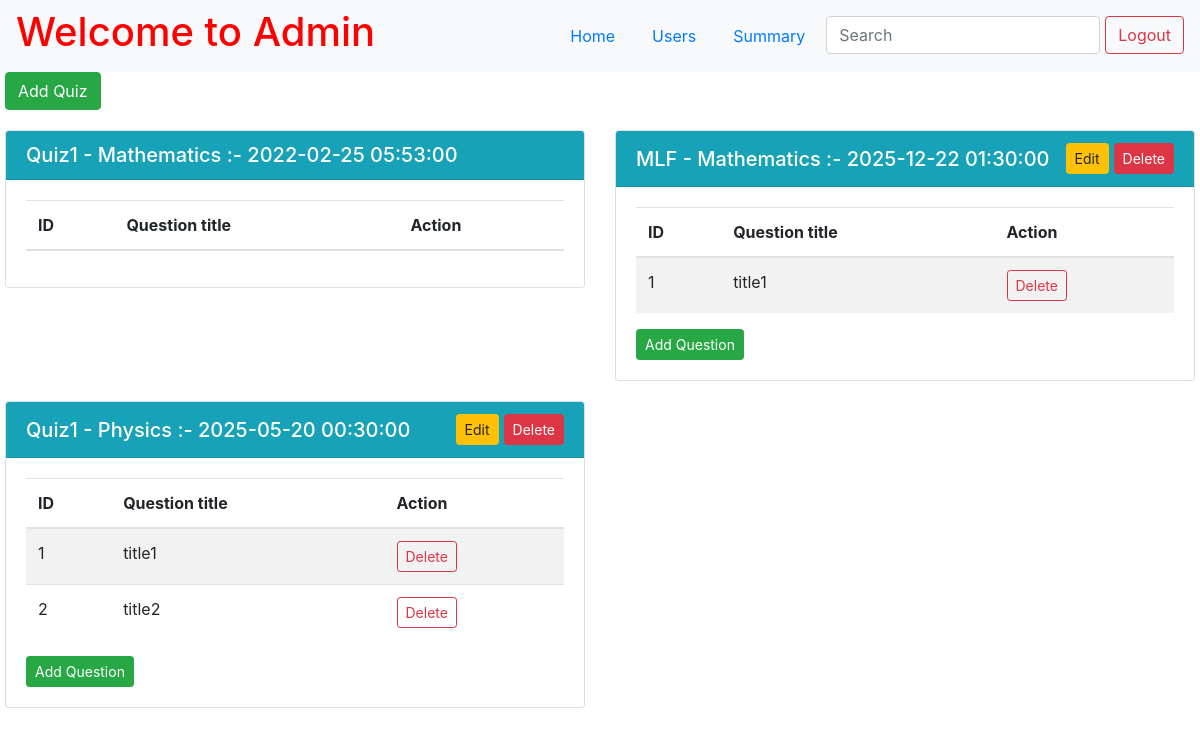
Screenshot of /admin/quiz (signed in) with the database file from the repository.
### app.py (models this page shows)
class Quiz(db.Model):
    id = db.Column(db.Integer, primary_key=True)
    subject_id = db.Column(db.Integer, db.ForeignKey("subject.id"), nullable=False)
    name = db.Column(db.String(), nullable=False)
    quiz_date = db.Column(db.Date, nullable=False)
    time_duration = db.Column(db.Time, nullable=False)
    question = db.relationship('Quizwisequestion', backref="quiz")
    score = db.relationship('Score', backref="quiz")

class Subject(db.Model):
    id = db.Column(db.Integer, primary_key=True)
    name = db.Column(db.String(255), nullable=False)
    description = db.Column(db.String())
    chapter = db.relationship('Chapter', backref='subject')
    quiz = db.relationship('Quiz', backref="subject")

class Question(db.Model):
    id = db.Column(db.Integer, primary_key=True)
    chapter_id = db.Column(db.Integer, db.ForeignKey("chapter.id"), nullable=False)
    title = db.Column(db.String(255), nullable=False)
    statement = db.Column(db.String(), nullable=False, unique=True)
    option1 = db.Column(db.String(), nullable=False)
    option2 = db.Column(db.String(), nullable=False)
    option3 = db.Column(db.String(), nullable=False)
    option4 = db.Column(db.String(), nullable=False)
    correct_option = db.Column(db.Integer, nullable=False)
    quiz = db.relationship('Quizwisequestion', backref="question")

### app.py (the view)
@app.route("/admin/quiz")
def admin_quiz():
    if 'username' in session:
        admin = Admin.query.filter_by(username=session["username"]).first()
        if not admin:
            flash("Invalid Credentials!", "error")
            return redirect(url_for("index"))
    else:
        return redirect(url_for("index"))
    subjects = Subject.query.all()
    subject_data = []
    for subject in subjects:
        quizzes = [
            {
                "id": quiz.id,
                "name": quiz.name,
                "quiz_date": quiz.quiz_date,
                "time_duration": quiz.time_duration,
                "quizwisequestions": db.session.query(Question).join(Quizwisequestion).filter(Question.id == Quizwisequestion.question_id).filter_by(quiz_id=quiz.id).all(),
                "subjectwisequestions": db.session.query(Question.statement, Question.id).join(Chapter).join(Subject).filter(Question.chapter_id == Chapter.id).filter(Subject.id == Chapter.subject_id).filter(Subject.id == subject.id).all()
            }
            for quiz in Quiz.query.filter_by(subject_id=subject.id).all()
        ]
        subject_data.append({
            "id": subject.id,
            "name": subject.name,
            "description": subject.description,
            "quizzes": quizzes
        })
    return render_template("admin_quiz.html", subjects=subject_data, current_time=datetime.now().date())

### app.py (called while the page is built)
@app.after_request
def add_header(response):
    response.headers['Cache-Control'] = 'no-store, no-cache, must-revalidate, post-check=0, pre-check=0, max-age=0'
    response.headers['Pragma'] = 'no-cache'
    response.headers['Expires'] = '-1'
    return response

### templates/admin_quiz.html (shortened to what this page needs)
{% extends 'base.html' %}
{% block content %}
<div class="page-wrapper">
    <nav class="navbar navbar-expand-lg navbar-light bg-light">
        <a href="/admin/dashboard" style="text-decoration: none; color: red;">
            <h1>Welcome to Admin</h1>
        </a>
        <ul class="nav ml-auto">
            <li class="nav-item">
                <a class="nav-link" href="/admin/dashboard">Home</a>
            </li>
            <li class="nav-item">
                <a class="nav-link" href="/admin/users">Users</a>
            </li>
            <li class="nav-item">
                <a class="nav-link" href="/admin/summary">Summary</a>
            </li>
            <li class="nav-item">
                <input class="form-control" type="search" placeholder="Search" aria-label="Search" name="q"
                    hx-get="{{url_for('admin_search', type='quiz')}}" hx-trigger="keyup changed delay:500ms" hx-target="#search-results">
            </li>
            <li>
                <form action="/logout" class="d-inline">
                    <button type="submit" class="btn btn-outline-danger">Logout</button>
                </form>
            </li>
        </ul>
    </nav>
    <div class="container-custom">
        <div>
            <button type="button" id="add-quiz" class="btn btn-success" data-toggle="modal" data-target="#addQuiz">
                Add Quiz
            </button>
        </div>
        <div id="search-results">
            {% if not search %}
            {% include 'quiz.html' %}
            {% endif %}
        </div>
    </div>
</div>
{% endblock %}

### templates/quiz.html (shortened to what this page needs)
<div class="quiz-container row">
    {% for subject in subjects %}
    {% for quiz in subject.quizzes %}
    <div class="col-md-6 quiz-card">
        <div class="card">
            <div class="card-header bg-info text-white d-flex align-items-center justify-content-between">
                <h5 class="card-title m-0">{{ quiz.name }} - {{ subject.name }} :- {{ quiz.quiz_date }} {{
                    quiz.time_duration }}</h5>
                <div class="d-flex align-items-center">
                    {% if quiz.quiz_date>current_time %}
                    <button type="button" class="btn btn-warning btn-sm edit_button" data-toggle="modal"
                        data-target="#editQuiz{{ quiz.id }}">
                        Edit
                    </button>
                    <form action="/quiz/delete/{{ quiz.id }}" method="post"
                        onsubmit="return confirm('Are you sure you want to delete this quiz?');" class="mb-0">
                        <button class="btn btn-danger btn-sm" type="submit">Delete</button>
                    </form>
                    {% endif %}
                </div>
            </div>
            <div class="card-body d-flex flex-column">
                <table class="table table-striped mb-0">
                    <thead>
                        <tr>
                            <th>ID</th>
                            <th>Question title</th>
                            <th>Action</th>
                        </tr>
                    </thead>
                    <tbody>
                        {% for question in quiz.quizwisequestions %}
                        <tr>
                            <td>{{ loop.index }}</td>
                            <td>{{ question.title }}</td>
                            <td>
                                <div class="d-flex align-items-center">
                                    <form action="/quiz/question/delete/{{ quiz.id }}" method="post"
                                        class="mb-0">
                                        <button class="btn btn-outline-danger btn-sm"
                                            type="submit">Delete</button>
                                    </form>
                                </div>
                            </td>
                        </tr>
                        {% endfor %}
                    </tbody>
                </table>
                <div class="text-end mt-3">
                    {% if quiz.quiz_date>current_time %}
                    <button type="button" class="btn btn-success btn-sm" data-toggle="modal"
                        data-target="#appendQuestion{{ subject.id }}{{ quiz.id }}">
                        Add Question
                    </button>
                    {% endif %}
                </div>
            </div>
        </div>
    </div>
    {% endfor %}
    {% endfor %}
</div>

### templates/admin_quiz.html (style rules this page uses)
.container-custom { max-width: 1200px; padding-left: 5px; padding-right: 5px; margin: 0 auto; }
.quiz-container { margin-top: 20px; }
.quiz-card { margin-bottom: 20px; }
.edit_button { margin-right: 5px; }
.nav-item { margin-right: 5px; }

### rows the page displays
Subject: name "Mathematics"
Quiz: name "Quiz1", quiz_date "2022-02-25", time_duration "05:53:00"
Quiz: name "MLF", quiz_date "2025-12-22", time_duration "01:30:00"
Question: title "title1"
Subject: name "Physics"
Quiz: name "Quiz1", quiz_date "2025-05-20", time_duration "00:30:00"
Question: title "title1"
Question: title "title2"
